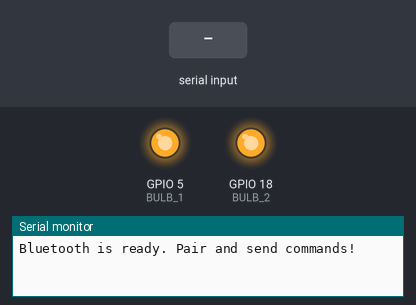
The sketch below on a simulated ESP32. Shown: output pins drawn as LEDs (lit = HIGH), the last lines printed to the serial monitor. The test bench sets the inputs (shaded band). Nothing arrives over Bluetooth unless stated.

Above: at 1.2 s.
1.3 s: "A" received over the second serial link
At 2.0 s:
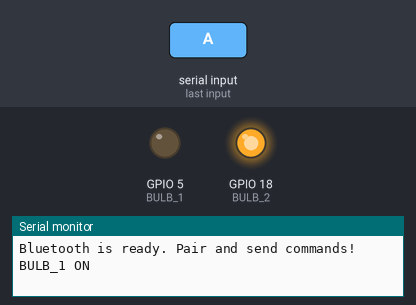
2.8 s: "B" received over the second serial link
At 3.1 s:
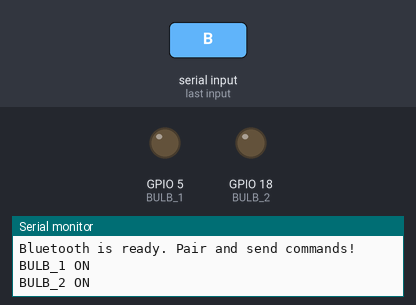
4.3 s: "a" received over the second serial link
At 5.5 s:
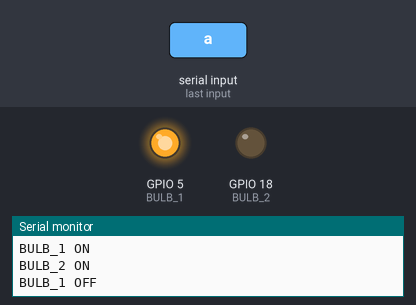
5.8 s: "b" received over the second serial link
At 6.6 s:
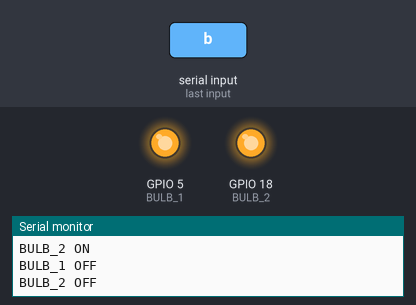
Timing chart, 0 to 8.3 s (numbered marks = the images above; inputs shaded):
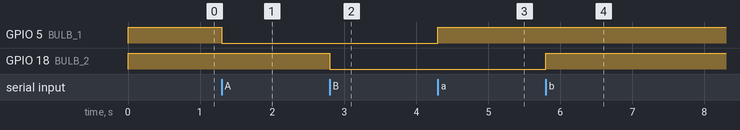

The sketch:

ESP32_Home_Automation.ino
```cpp
#include "BluetoothSerial.h"

BluetoothSerial SerialBT;

#define BULB_1 5
#define BULB_2 18

void setup() {
  Serial.begin(115200);

  SerialBT.begin("ESP32_HOME_AUTOMATION");
  Serial.println("Bluetooth is ready. Pair and send commands!");

  pinMode(BULB_1, OUTPUT);
  pinMode(BULB_2, OUTPUT);
  digitalWrite(BULB_1, HIGH);
  digitalWrite(BULB_2, HIGH);
}

void loop() {

  if (SerialBT.available()) {

    char received = SerialBT.read();

    if (received == 'A') {
      digitalWrite(BULB_1, LOW); // Turn LED ON
      SerialBT.println("BULB_1 ON");
      Serial.println("BULB_1 ON");
    }
    else if (received == 'a') {
      digitalWrite(BULB_1, HIGH); // Turn LED OFF
      SerialBT.println("BULB_1 OFF");
      Serial.println("BULB_1 OFF");
    }
     else if (received == 'B') {
      digitalWrite(BULB_2, LOW); // Turn LED OFF
      SerialBT.println("BULB_2 ON");
      Serial.println("BULB_2 ON");
    }
     else if (received == 'b') {
      digitalWrite(BULB_2, HIGH); // Turn LED OFF
      SerialBT.println("BULB_2 OFF");
      Serial.println("BULB_2 OFF");
    }
     else {
      SerialBT.println("Invalid Command! Use '1' to ON, '0' to OFF.");
    }
  }
}
```

Measured:
- after the input at 1.3 s, GPIO 5 (BULB_1): HIGH → LOW at once
- after the input at 2.8 s, GPIO 18 (BULB_2): HIGH → LOW at once
- after the input at 4.3 s, GPIO 5 (BULB_1): LOW → HIGH at once
- after the input at 5.8 s, GPIO 18 (BULB_2): LOW → HIGH at once
